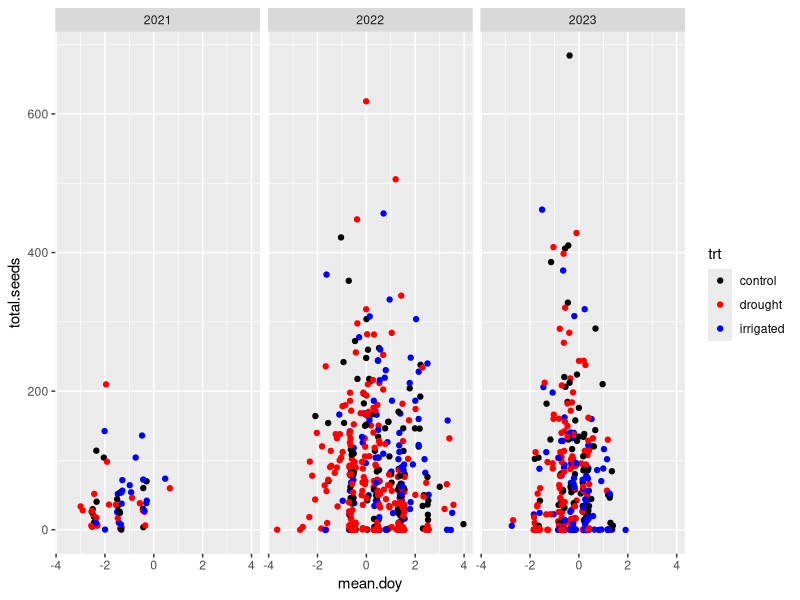
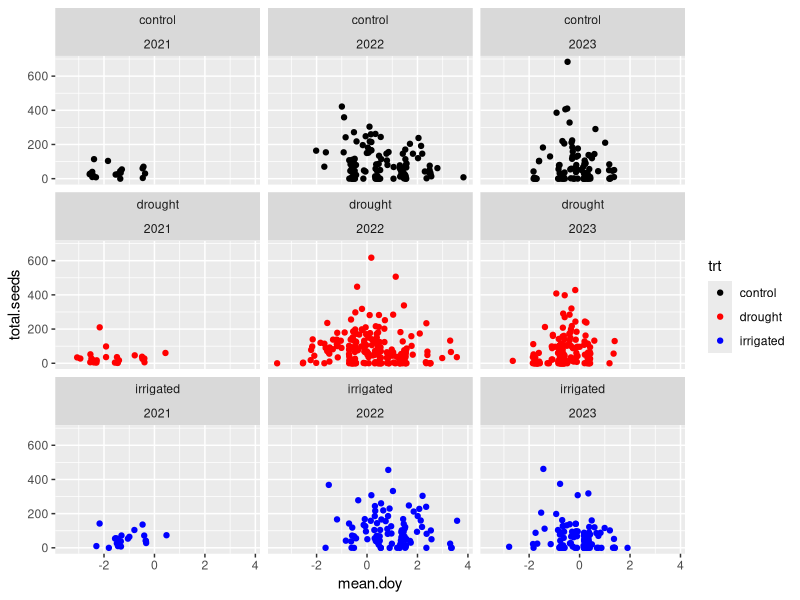
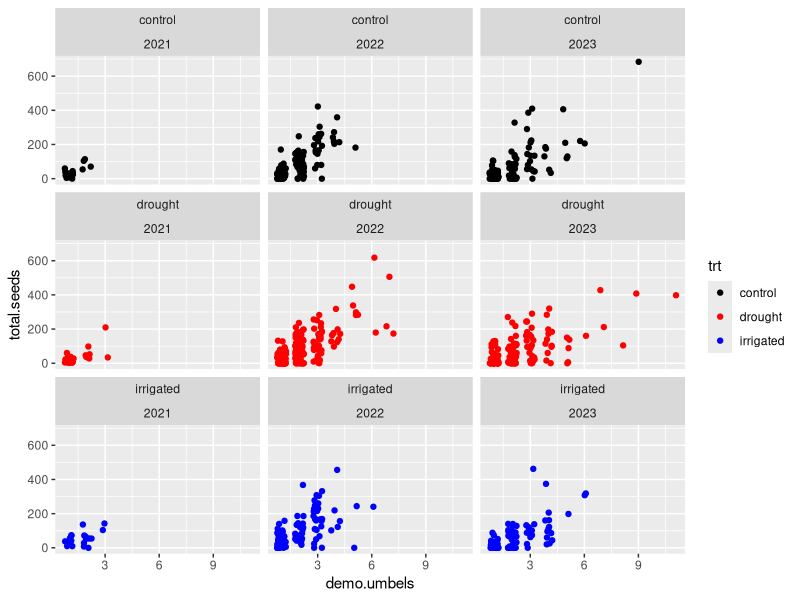
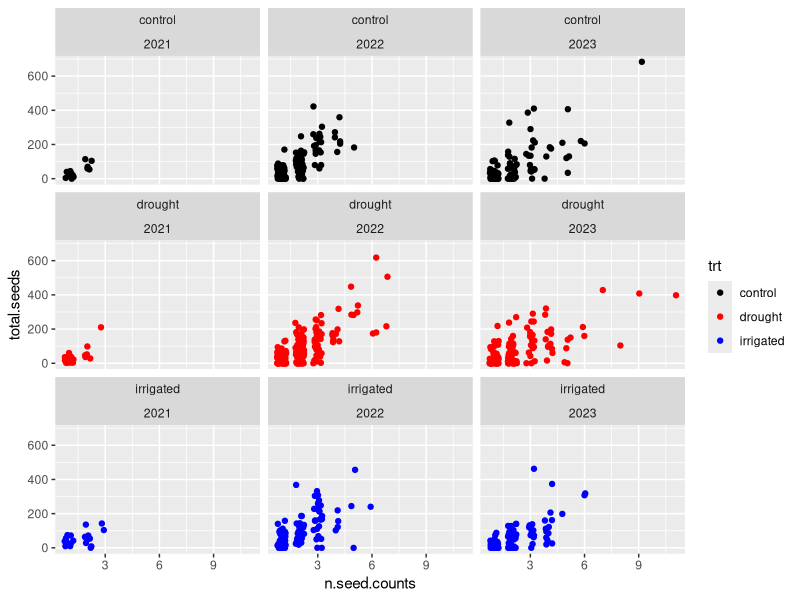
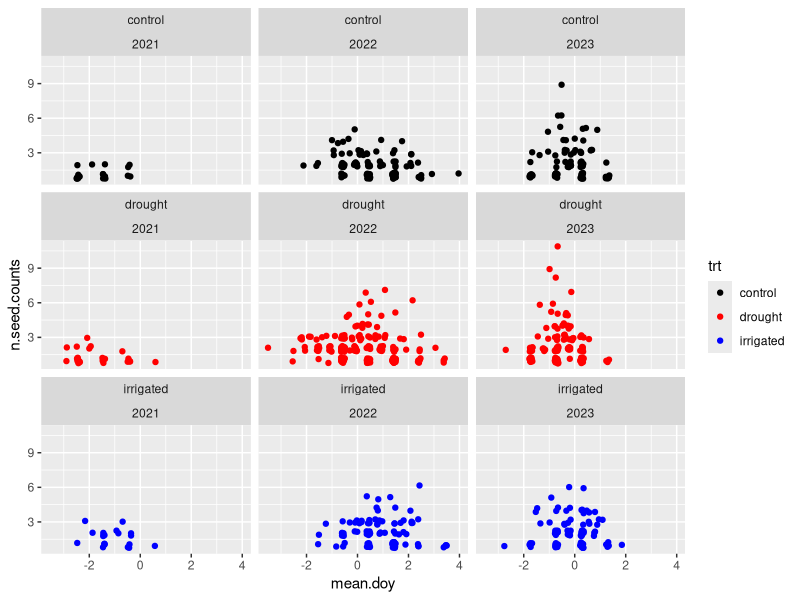
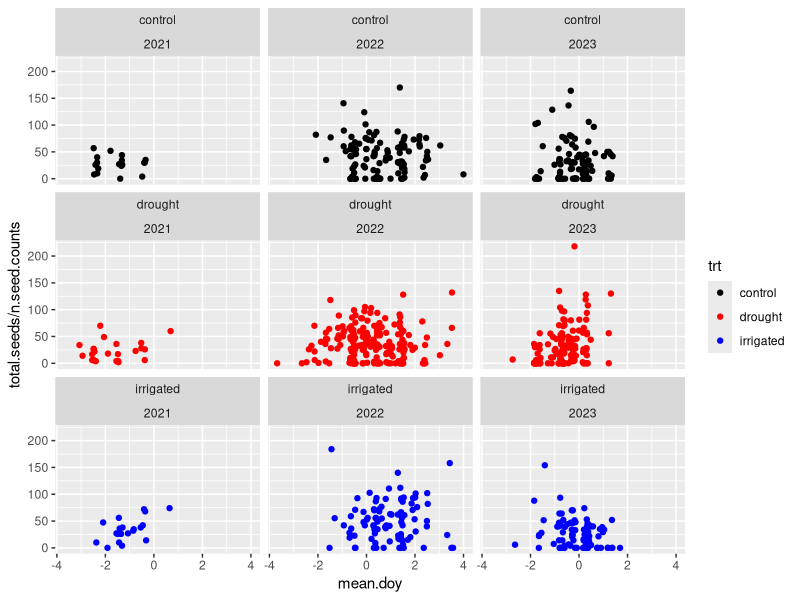
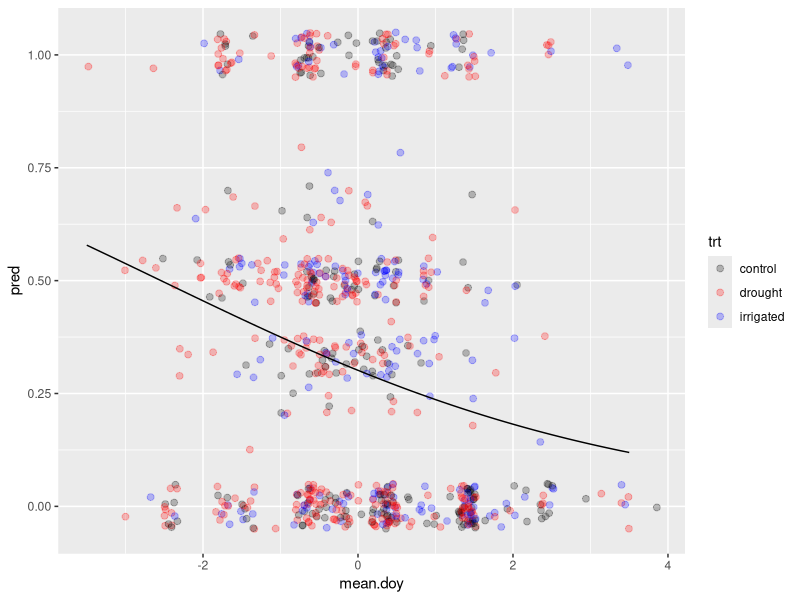
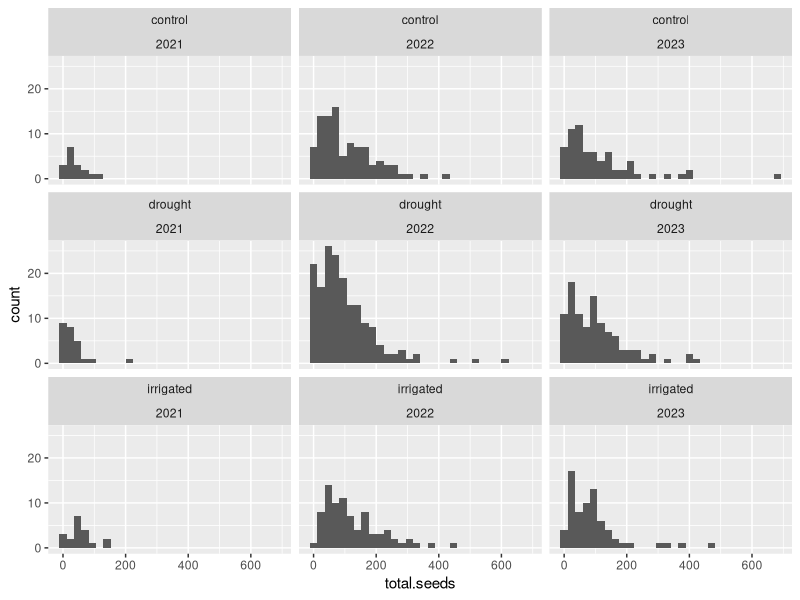

Write the R code that produced these figures, in order.
library(ggplot2)
library(dplyr)
library(tidyr)
library(lme4)
library(glmmTMB)
# NOTE had to reinstall glmmTMB from source

rm(list = ls())

all.data = read.csv('01_data_cleaning/out/demo_seed_phen_combined.csv')

head(all.data)
nrow(all.data)

###### Data subsetting

# A dataset where plants with missing seed counts are excluded
seed.no = all.data %>%
  mutate(plot = factor(plot), Year = factor(Year)) %>%
  filter(!is.na(total.seeds))

# nrow(seed.no)

# table(is.na(seed.no$mean.doy)) # 10 missing initiation days
# table(is.na(seed.no$demo.umbels)) # 11 missing umbels in demo

# Subset out records that are complete
seed.subs = seed.no %>%
  filter(!is.na(mean.doy) & !is.na(demo.umbels)) %>%
  # center the phen data for convergence
  mutate(mean.doy = (mean.doy - round(mean(mean.doy))) / 7)

nrow(seed.subs)

##### Some crude plots

seed.subs %>%
  ggplot(aes(x = mean.doy, y = total.seeds)) +
  geom_point(aes(colour = trt), position = position_jitter(width = 1/7)) +
  scale_colour_manual(values = c('black', 'red', 'blue')) +
  facet_wrap(~ Year)
# sure looks quadratic to me

seed.subs %>%
  ggplot(aes(x = mean.doy, y = total.seeds)) +
  geom_point(aes(colour = trt), position = position_jitter(width = 1/7)) +
  scale_colour_manual(values = c('black', 'red', 'blue')) +
  facet_wrap(trt ~ Year)
# definitely looks like flowering starts earlier in 2021, maybe a little later
# in 2022

seed.subs %>%
  ggplot(aes(x = demo.umbels, y = total.seeds)) +
  geom_point(aes(colour = trt), position = position_jitter(width = 0.25)) +
  scale_colour_manual(values = c('black', 'red', 'blue')) +
  facet_wrap(trt ~ Year)
# okay well that's a relief at least lmao
# although it does look like some saturation is happening...

seed.subs %>%
  ggplot(aes(x = n.seed.counts, y = total.seeds)) +
  geom_point(aes(colour = trt), position = position_jitter(width = 0.25)) +
  scale_colour_manual(values = c('black', 'red', 'blue')) +
  facet_wrap(trt ~ Year)
# probably should go with the total seed counts

seed.subs %>%
  ggplot(aes(x = mean.doy, y = n.seed.counts, colour = trt)) +
  geom_point(position = position_jitter(width = 1/14, height = 0.25)) +
  scale_colour_manual(values = c('black', 'red', 'blue')) +
  facet_wrap(trt ~ Year)
# maybe some slight association here

seed.subs %>%
  ggplot(aes(x = mean.doy, y = total.seeds / n.seed.counts)) +
  geom_point(aes(colour = trt), position = position_jitter(width = 1/7)) +
  scale_colour_manual(values = c('black', 'red', 'blue')) +
  facet_wrap(trt ~ Year)
# definitely looks like flowering starts earlier in 2021, maybe a little later
# in 2022

###### Some models

# Null model: number of seeds 
glmer(total.seeds ~ (1 | Year) + (1 | plot), family = 'poisson', data = seed.subs)
# residual devaince, as expected, is *much* larger than df
# overdispersion
# zero-inflated poisson would be good too, maybe in next batch of models

m.0 = glmer.nb(
  total.seeds ~ (1 | Year) + (1 | plot), 
  data = seed.subs,
)
# still looking a little overdispersed...
# also did not converge...

m.u = glmer.nb(
  total.seeds ~ offset(n.seed.counts) + (1 | Year) + (1 | plot), 
  data = seed.subs
)

AIC(m.u, m.0)
# it is good to include umbel counts

summary(m.u)

m.t  = glmer.nb(
  total.seeds ~ trt + offset(n.seed.counts) + (1 | Year) + (1 | plot), 
  data = seed.subs
)
m.yt = glmer.nb(
  total.seeds ~ offset(n.seed.counts) + (trt | Year) + (1 | plot), 
  data = seed.subs
)
# aw rats... singularity issue

AIC(m.yt, m.t, m.u)
# wow. zero treatment effect

m.d.u = glmer.nb(
  total.seeds ~ mean.doy + offset(n.seed.counts) + (1 | Year) + (1 | plot), 
  data = seed.subs
)

m.d2.u = glmer.nb(
  total.seeds ~ poly(mean.doy, 2) + offset(n.seed.counts) + (1 | Year) + (1 | plot), 
  data = seed.subs
)

AIC(m.d2.u, m.d.u, m.u)
# okay, a linear trend in seeds per umbel

summary(m.d.u)

# But models without adjusting for umbel find a quadratic relationships does
# work

##### Try zero-inflated poisson models?

z_0 = glmmTMB(
  total.seeds ~ (1 | plot) + (1 | Year),
  ziformula = ~ (1 | plot) + (1 | Year),
  family = 'poisson',
  data = seed.subs
)

summary(z_0)
# still looks like it's overdispersed

z_0 = glmmTMB(
  total.seeds ~ (1 | plot) + (1 | Year),
  ziformula = ~ (1 | plot) + (1 | Year),
  family = 'nbinom2',
  data = seed.subs
)

summary(z_0)
# cool?

z_u_0 = glmmTMB(
  total.seeds ~ offset(n.seed.counts) + (1 | plot) + (1 | Year),
  ziformula = ~ (1 | plot) + (1 | Year),
  family = 'nbinom2',
  data = seed.subs
)

AIC(z_u_0, z_0) %>% mutate(daic = AIC - min(AIC))
# oh... the offset is bad now?

z_d_0 = glmmTMB(
  total.seeds ~ mean.doy + (1 | plot) + (1 | Year),
  ziformula = ~ (1 | plot) + (1 | Year),
  family = 'nbinom2',
  data = seed.subs
)

z_d2_0 = glmmTMB(
  total.seeds ~ poly(mean.doy, 2) + (1 | plot) + (1 | Year),
  ziformula = ~ (1 | plot) + (1 | Year),
  family = 'nbinom2',
  data = seed.subs
)

z_0_d = glmmTMB(
  total.seeds ~ (1 | plot) + (1 | Year),
  ziformula = ~ mean.doy + (1 | plot) + (1 | Year),
  family = 'nbinom2',
  data = seed.subs
)

z_0_d2 = glmmTMB(
  total.seeds ~ (1 | plot) + (1 | Year),
  ziformula = ~ poly(mean.doy, 2) + (1 | plot) + (1 | Year),
  family = 'nbinom2',
  data = seed.subs
)

z_d_d = glmmTMB(
  total.seeds ~ mean.doy + (1 | plot) + (1 | Year),
  ziformula = ~ mean.doy + (1 | plot) + (1 | Year),
  family = 'nbinom2',
  data = seed.subs
)

z_d2_d = glmmTMB(
  total.seeds ~ poly(mean.doy, 2) + (1 | plot) + (1 | Year),
  ziformula = ~ mean.doy + (1 | plot) + (1 | Year),
  family = 'nbinom2',
  data = seed.subs
)

z_d_d2 = glmmTMB(
  total.seeds ~ mean.doy + (1 | plot) + (1 | Year),
  ziformula = ~ poly(mean.doy, 2) + (1 | plot) + (1 | Year),
  family = 'nbinom2',
  data = seed.subs
)

z_d2_d2 = glmmTMB(
  total.seeds ~ poly(mean.doy, 2) + (1 | plot) + (1 | Year),
  ziformula = ~ poly(mean.doy, 2) + (1 | plot) + (1 | Year),
  family = 'nbinom2',
  data = seed.subs
)

AIC(z_0, z_0_d, z_0_d2, z_d_0, z_d2_0, z_d_d, z_d2_d, z_d_d2, z_d2_d2) %>%
  mutate(daic = round(AIC - min(AIC), 2))  %>%
  arrange(daic)
# interesting
# probability of zero doesn't seem to vary according to time
# but there is a quadratic effect of phenology

summary(z_d2_0)

### Try treatment effects now

z_d2.t_0 = glmmTMB(
  total.seeds ~ poly(mean.doy, 2) + trt + (1 | plot) + (1 | Year),
  ziformula = ~ (1 | plot) + (1 | Year),
  family = 'nbinom2',
  data = seed.subs
)

z_d2_t = glmmTMB(
  total.seeds ~ poly(mean.doy, 2) + (1 | plot) + (1 | Year),
  ziformula = ~ trt + (1 | plot) + (1 | Year),
  family = 'nbinom2',
  data = seed.subs
)

z_d2.t_t = glmmTMB(
  total.seeds ~ poly(mean.doy, 2) + trt + (1 | plot) + (1 | Year),
  ziformula = ~ trt + (1 | plot) + (1 | Year),
  family = 'nbinom2',
  data = seed.subs
)

AIC(z_d2_0, z_d2.t_0, z_d2_t, z_d2.t_t) %>% 
  mutate(daic = round(AIC - min(AIC), 2))
# no treatment effects (again! lul)

# what happens if I add umbel offset lol

z_u.d2_0 = glmmTMB(
  total.seeds ~ poly(mean.doy, 2) + offset(n.seed.counts) + (1 | plot) + (1 | Year),
  ziformula = ~ (1 | plot) + (1 | Year),
  family = 'nbinom2',
  data = seed.subs
)

AIC(z_u.d2_0, z_d2_0) # lmao why? how does this happen

z_u.d2_0 = glmmTMB(
  total.seeds ~ poly(mean.doy, 2) + n.seed.counts + (1 | plot) + (1 | Year),
  ziformula = ~ (1 | plot) + (1 | Year),
  family = 'nbinom2',
  data = seed.subs
)

summary(z_u.d2_0) # I mean... fucking duh, right?
AIC(z_u.d2_0)


##### Look at umbel failures over time and treatment

glmer(
  formula = cbind(n.empty, n.seed.counts - n.empty) ~ (1 | plot) + (1 | Year),
  family = 'binomial',
  data = seed.subs
)
# glmer is broken
# this sucks.

f_0 = glmmTMB(
  formula = cbind(n.empty, n.seed.counts - n.empty) ~ (1 | plot) + (1 | Year),
  family = 'binomial',
  data = seed.subs
)

summary(f_0)

f_t = glmmTMB(
  formula = cbind(n.empty, n.seed.counts - n.empty) ~ trt + (1 | plot) + (1 | Year),
  family = 'binomial',
  data = seed.subs
)

AIC(f_t, f_0)
# treatment doesn't do a damn thing

f_d = glmmTMB(
  formula = cbind(n.empty, n.seed.counts - n.empty) ~ mean.doy + (1 | plot) + (1 | Year),
  family = 'binomial',
  data = seed.subs
)

f_d2 = glmmTMB(
  formula = cbind(n.empty, n.seed.counts - n.empty) ~ poly(mean.doy, 2) + (1 | plot) + (1 | Year),
  family = 'binomial',
  data = seed.subs
)

AIC(f_d2, f_d, f_0)
# okay. there *is* a relationship here

summary(f_d)
# flowering later *decreases* the odds of having empty umbels
# seems like this effect is considerable

# just to make sure treatment still doesn't belong...

f_d.t = glmmTMB(
  formula = cbind(n.empty, n.seed.counts - n.empty) ~ mean.doy + trt + (1 | plot) + (1 | Year),
  family = 'binomial',
  data = seed.subs
)

f_dt = glmmTMB(
  formula = cbind(n.empty, n.seed.counts - n.empty) ~ mean.doy * trt + (1 | plot) + (1 | Year),
  family = 'binomial',
  data = seed.subs
)

AIC(f_d, f_d.t, f_dt) # yep, really no evidence of treatment effects anywhere in here

# okie dokie.

# uh... hopefully there isn't any effect of the number of umbels, period

f_d.n = glmmTMB(
  formula = cbind(n.empty, n.seed.counts - n.empty) ~ mean.doy + n.seed.counts + (1 | plot) + (1 | Year),
  family = 'binomial',
  data = seed.subs
)

AIC(f_d.n, f_d) # hmm... okay there kinda maybe is but it's very weak
summary(f_d.n) # okay seems okay to me!

expand.grid(mean.doy = (-35:35) / 10) %>%
  mutate(pred = predict(f_d, newdata = ., re.form = ~ 0) %>% (function(x) 1/(1+exp(-x)))) %>%
  ggplot(aes(x = mean.doy, y = pred)) +
  geom_point(
    data = seed.subs %>% mutate(p.empty = n.empty / n.seed.counts),
    aes(x = mean.doy, y = p.empty, colour = trt),
    alpha = 0.25, size = 2,
    position = position_jitter(height = 0.05, width = 0.1)
  ) +
  geom_line() +
  scale_colour_manual(values = c('black', 'red', 'blue'))
# this doesn't look amazing over the data...


# What about hurdle model for the number of non-empty umbels?

seed.subs %>%
  filter(total.seeds > 0) %>%
  ggplot(aes(x = total.seeds)) +
  geom_histogram(aes()) +
  facet_wrap(trt ~ Year)
# ehh... maybe poisson?

seed.subs %>%
  filter(total.seeds > 0) %>%
  ggplot(aes(x = total.seeds / (n.seed.counts - n.empty))) +
  geom_histogram(aes()) +
  facet_wrap(trt ~ Year)
# looks maybe poisson...

#####
##### Looking at only plants with one umbel
#####

one.umbel = seed.subs %>%
  filter(demo.umbels < 2, n.phen < 2, n.seed.counts < 2)

nrow(one.umbel) # that's really not that many, but, oh well
# (of course, this is a non-random sample)
head(one.umbel)

one.umbel %>%
  ggplot(aes(x = total.seeds, fill = trt)) +
  geom_histogram(position = position_identity(), alpha = 0.5) +
  scale_colour_manual(values = c('black', 'red', 'blue')) +
  facet_wrap(trt ~ Year)
# many, many zeros.

one.umbel %>%
  ggplot(aes(x = mean.doy, y = total.seeds, colour = trt)) +
  geom_point(position = position_jitter(width = 2/7), size = 3) +
  scale_colour_manual(values = c('black', 'red', 'blue')) +
  facet_wrap( ~ Year)
# not all that strong...

one.umbel %>%
  ggplot(aes(x = diam.umbels, y = total.seeds, colour = trt)) +
  geom_point(size = 3) +
  scale_colour_manual(values = c('black', 'red', 'blue')) +
  facet_wrap( ~ Year)

one.umbel %>%
  ggplot(aes(x = mean.doy, y = diam.umbels, colour = trt)) +
  geom_point(size = 3) +
  scale_colour_manual(values = c('black', 'red', 'blue')) +
  facet_wrap( ~ Year)
# oh that's interesting...

m_0 = glmmTMB(
  total.seeds ~ (1 | plot) + (1 | Year),
  ziformula = ~ (1 | plot) + (1 | Year),
  family = 'nbinom2',
  data = one.umbel
)

m_d_0 = glmmTMB(
  total.seeds ~ mean.doy + (1 | plot) + (1 | Year),
  ziformula = ~ (1 | plot) + (1 | Year),
  family = 'nbinom2',
  data = one.umbel
)

m_0_d = glmmTMB(
  total.seeds ~ (1 | plot) + (1 | Year),
  ziformula = ~ mean.doy + (1 | plot) + (1 | Year),
  family = 'nbinom2',
  data = one.umbel
)

m_d_d = glmmTMB(
  total.seeds ~ mean.doy + (1 | plot) + (1 | Year),
  ziformula = ~ mean.doy + (1 | plot) + (1 | Year),
  family = 'nbinom2',
  data = one.umbel
)

AIC(m_0, m_d_0, m_0_d, m_d_d) %>% mutate(daic = round(AIC - min(AIC), 2))
# ooh... phen effects in both, but particularly in seeds

summary(m_d_d)
# interesting

# Treatment effects?

m_d.t_d = glmmTMB(
  total.seeds ~ mean.doy + trt + (1 | plot) + (1 | Year),
  ziformula = ~ mean.doy + (1 | plot) + (1 | Year),
  family = 'nbinom2',
  data = one.umbel
)

m_d_d.t = glmmTMB(
  total.seeds ~ mean.doy + (1 | plot) + (1 | Year),
  ziformula = ~ mean.doy + trt + (1 | plot) + (1 | Year),
  family = 'nbinom2',
  data = one.umbel
)

m_d.t_d.t = glmmTMB(
  total.seeds ~ mean.doy + trt + (1 | plot) + (1 | Year),
  ziformula = ~ mean.doy + trt + (1 | plot) + (1 | Year),
  family = 'nbinom2',
  data = one.umbel
)

AIC(m_d_d, m_d.t_d, m_d_d.t, m_d.t_d.t) %>%
  mutate(daic = round(AIC - min(AIC), 2))
# no treatment effects, once again, lmao

# oh I should look into polynomial fits too...

m_d2_d = glmmTMB(
  total.seeds ~ poly(mean.doy, 2) + (1 | plot) + (1 | Year),
  ziformula = ~ mean.doy + (1 | plot) + (1 | Year),
  family = 'nbinom2',
  data = one.umbel
)

m_d_d2 = glmmTMB(
  total.seeds ~ mean.doy + (1 | plot) + (1 | Year),
  ziformula = ~ poly(mean.doy, 2) + (1 | plot) + (1 | Year),
  family = 'nbinom2',
  data = one.umbel
)

m_d2_d2 = glmmTMB(
  total.seeds ~ poly(mean.doy, 2) + (1 | plot) + (1 | Year),
  ziformula = ~ poly(mean.doy, 2) + (1 | plot) + (1 | Year),
  family = 'nbinom2',
  data = one.umbel
)

AIC(m_d_d, m_d2_d, m_d_d2, m_d2_d2) %>%
  mutate(daic = round(AIC - min(AIC), 2))
# no evidence of quadratic fit to either of these.

summary(m_d_d)
# later flowering:
# - increases the mean seed set for non-failing umbels
# - decreases the probability of failing...
# so... it is good to flower early?

predict(m_d_d, type = 'response') # cool
predict(m_d_d, type = 'conditional')
predict(m_d_d, type = 'zprob')

one.umbel.preds = data.frame(mean.doy = (-35:35)/10) %>%
  mutate(
    pred.resp = predict(m_d_d, newdata = ., re.form = ~ 0, type = 'response'),
    pred.cond = predict(m_d_d, newdata = .,  re.form = ~ 0, type = 'conditional'),
    pred.prob = predict(m_d_d, newdata = .,  re.form = ~ 0, type = 'zprob')
  ) %>%
  pivot_longer(-mean.doy, names_to = 'varb', values_to = 'pred')

one.umbel.preds %>%
  ggplot(aes(x = mean.doy, y = pred)) +
  geom_line() +
  facet_wrap(~ varb, scales = 'free_y')
# uhhh... looks suspicitious...

one.umbel.preds %>%
  filter(!varb %in% 'pred.prob') %>%
  ggplot(aes(x = mean.doy, y = pred, group = varb)) +
  geom_point(
    data = one.umbel,
    aes(x = mean.doy, y = total.seeds, fill = !total.seeds),
    inherit.aes = FALSE,
    size = 2, alpha = 0.5, shape = 21
  ) +
  geom_line(aes(colour = varb))
# not super sold on this not being quadratic
# but at the very least it doesn't look better to flower early

# While I'm here... look at random effects
ranef(m_d_d)$cond$plot %>%
  mutate(plot = row.names(.)) %>%
  merge(y = read.csv('00_raw_data/plot_treatments.csv')) %>%
  ggplot(aes(x = `(Intercept)`, fill = trt)) +
  geom_histogram(alpha = 0.5, position = position_identity()) +
  scale_fill_manual(values = c('black', 'red', 'blue'))
# okay, definitely no treatment signal here...
ranef(m_d_d)$zi$plot %>%
  mutate(plot = row.names(.)) %>%
  merge(y = read.csv('00_raw_data/plot_treatments.csv')) %>%
  ggplot(aes(x = `(Intercept)`, fill = trt)) +
  geom_histogram(alpha = 0.5, position = position_identity()) +
  scale_fill_manual(values = c('black', 'red', 'blue'))
# hardly normally distributed... and no treatment effects

# Lesson from this: 
# from *only the one-umbel plants only*, i.e., maybe not generalizable
# but, looks like there is an advantage to flowering later: lower chance of
# reproductive failure and more seeds conditioned on not failing.
# very cool!

#####
##### Next: go back and re-export seed dataset with one row/umbel
##### and run analysis of mean date of flowering ~ seed set
#####
##### also re-run above (one-umbel) but with diamter (log?) offset
#####
